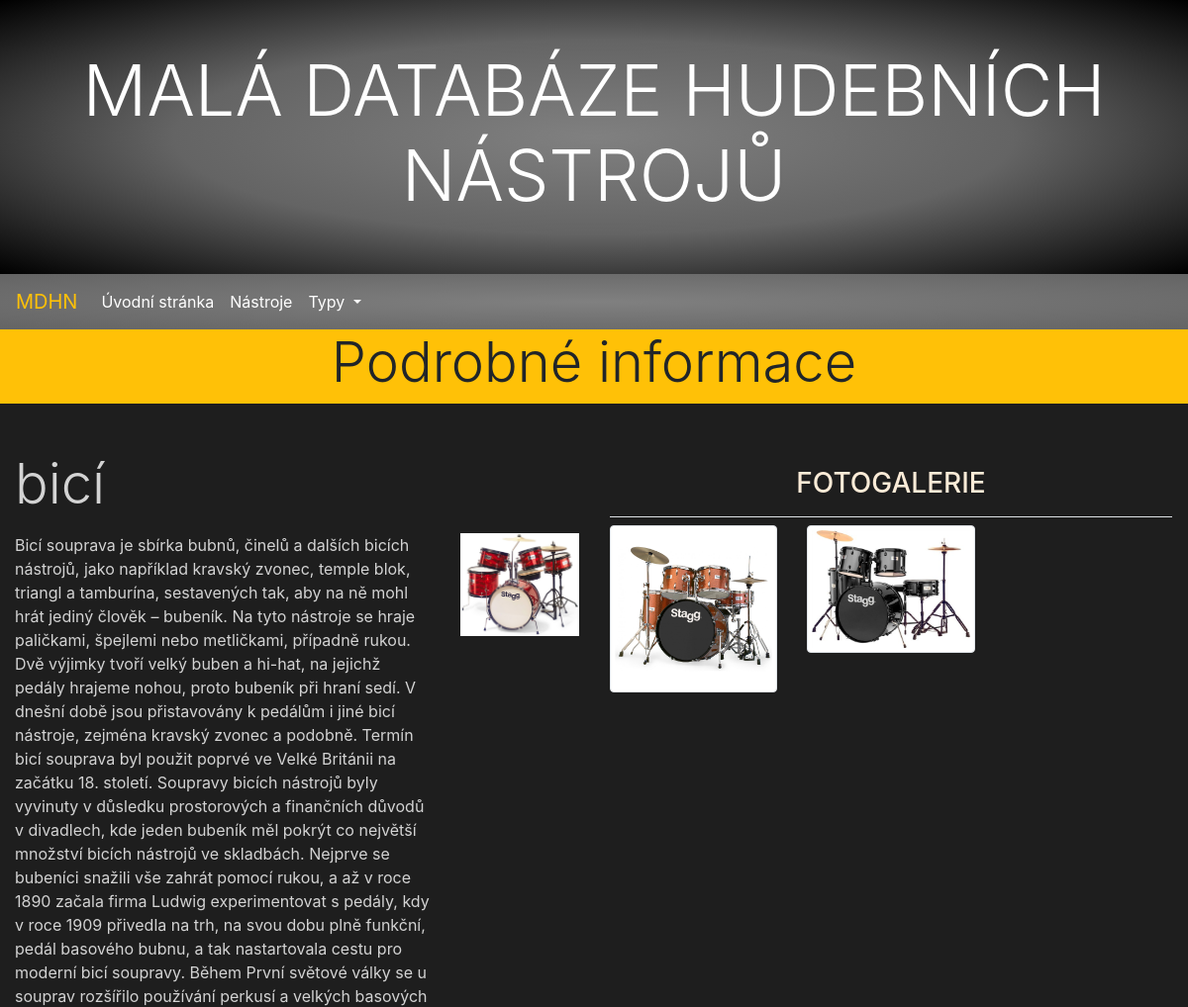
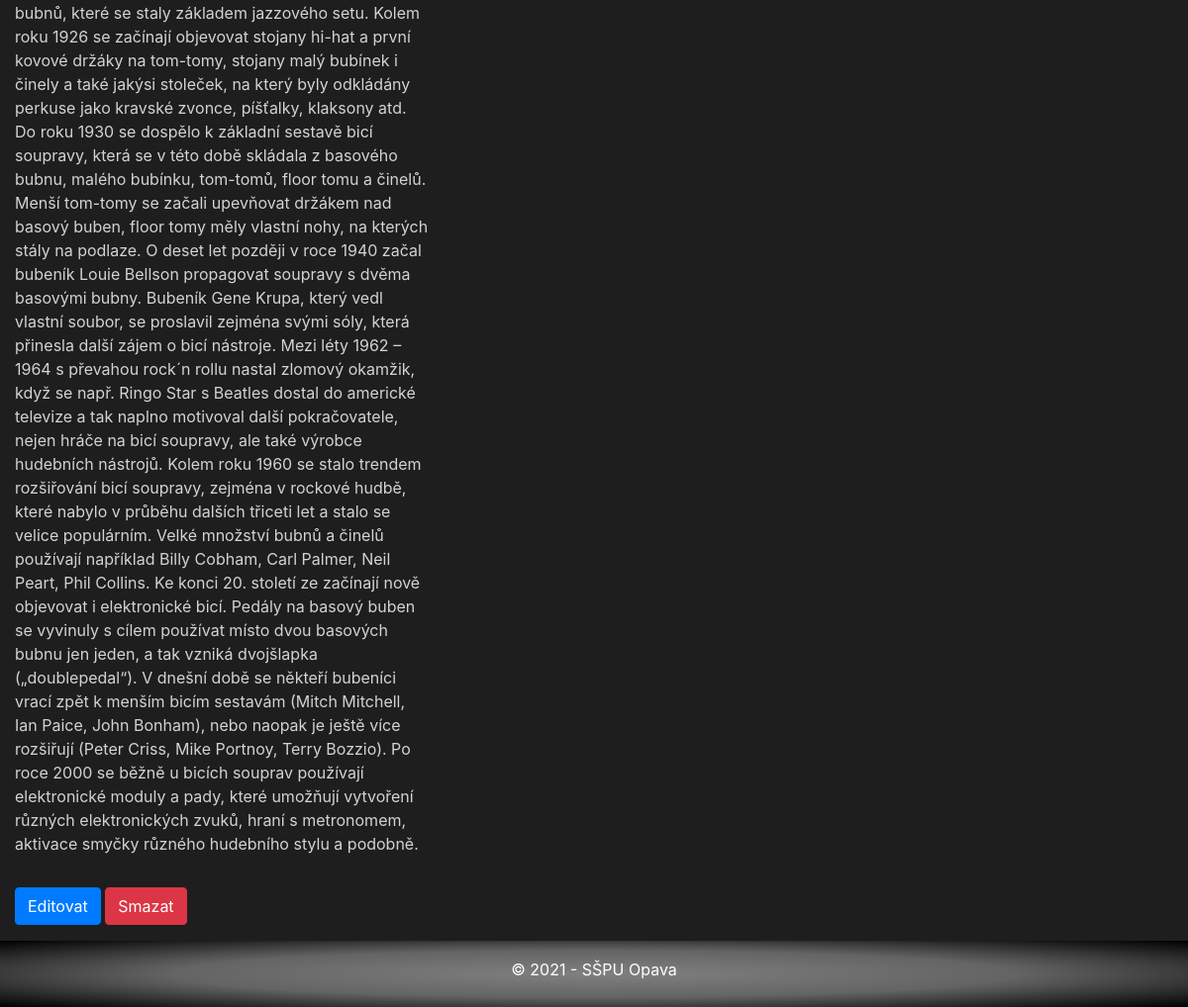
Page /music/instruments/11/ on the committed database (2 pictures, top to bottom).
### music/models.py (models this page shows, shortened)
class Instrument(models.Model):
    title = models.CharField(max_length=200, verbose_name="Title")
    history = models.TextField(blank=True, null=True, verbose_name="History")
    poster = models.ImageField(upload_to=poster_path, blank=True, null=True, verbose_name="Poster")
    type = models.ManyToManyField(Type, help_text='Select a type for this instrument')
    class Meta:
        ordering = ["title"]

class Attachment(models.Model):
    title = models.CharField(max_length=200, verbose_name="Title")
    last_update = models.DateTimeField(auto_now=True)
    file = models.FileField(upload_to=attachment_path, null=True, verbose_name="File")
    TYPE_OF_ATTACHMENT = (
        ('audio', 'Audio'),
        ('image', 'Image'),
        ('text', 'Text'),
        ('video', 'Video'),
        ('other', 'Other'),
    )
    type = models.CharField(max_length=5, choices=TYPE_OF_ATTACHMENT, blank=True, default='image', help_text='Select allowed attachment type', verbose_name="Attachment type")
    instrument = models.ForeignKey(Instrument, on_delete=models.CASCADE)
    class Meta:
        ordering = ["-last_update", "type"]

### music/views.py (the view)
# urls.py: path('instruments/<int:pk>/', views.InstrumentDetailView.as_view(), name='instrument-detail'),
class InstrumentDetailView(DetailView):
    model = Instrument
    context_object_name = 'instrument_detail'
    template_name = 'instrument/detail.html'

### music/context_processors.py (called while the page is built)
def types(request):
    return {'types': Type.objects.all()}

### music/templates/instrument/detail.html (shortened to what this page needs)
{% extends "base.html" %} {% block title %}Detail vybraného hudebního nástroje{% endblock %} {% block css %}
<link href="https://cdnjs.cloudflare.com/ajax/libs/ekko-lightbox/5.3.0/ekko-lightbox.css" rel="stylesheet"> {% endblock %} {% block content %}
<div class="row mb-3">
    <div class="col-sm-12 bg-warning">
        <h2 class="display-4 text-center">Podrobné informace</h2>
    </div>
</div>
<div class="row mt-5 mb-3">
    <div class="col-lg-6 mb-3">
        <h2 class="detail display-4 mb-3">{{ instrument_detail.title }}</h2>
        <div class="row">
            <div class="detail col-md-9">{{ instrument_detail.history }}</div>
            <div class="col-md-3">
                {% if instrument_detail.poster %}
                <a href="{{ instrument_detail.poster.url }}" data-toggle="lightbox" data-gallery="gallery">
                    <img src="{{ instrument_detail.poster.url }}" class="img-fluid" alt="Ilustrační obázek nástroje">
                </a>
                {% endif %}
            </div>
        </div>
    </div>
    <div class="fotogalerie col-lg-6 p-3">
        <h3 class="fotogalerie-nazev border-bottom pb-3 text-secondary text-uppercase">Fotogalerie</h3>
        <div class="row">
            {% for image in instrument_detail.attachment_set.all %}
            <div class="col-lg-6 col-xl-4">
                <a href="{{ image.file.url }}" data-toggle="lightbox" data-gallery="gallery">
                    <img src="{{ image.file.url }}" class="img-fluid img-thumbnail" alt="{{ image.title }}">
                </a>
            </div>
            {% endfor %}
        </div>
    </div>
</div>
<div>
    <a href="{% url 'instrument-update' instrument_detail.pk %}" class="btn btn-primary">Editovat</a>
    <a href="{% url 'instrument-delete' instrument_detail.pk %}" class="btn btn-danger">Smazat</a>
</div>
{% endblock %}

### music/static/css/styles.css (style rules this page uses)
body { background-color: #1e1e1e; }
a { color: gray; }
.detail { color: lightgray; }
.fotogalerie { background-color: #1e1e1e; }
.fotogalerie-nazev { text-align: center; color: antiquewhite !important; }

### rows in the picture
Instrument: title "bicí", history "Bicí souprava je sbírka bubnů, činelů a dalších bicích nástrojů, jako například kravský zvonec, temple blok, triangl a tamburína, sestavených tak, aby na ně mohl hrát jediný člověk – bubeník. Na tyto nástroje se hraje paličkami, špejlemi nebo metličkami, případně rukou. Dvě výjimky tvoří velký buben a hi-hat, na jejichž pedály hrajeme nohou, proto bubeník při hraní sedí. V dnešní době jsou přistavovány k pedálům i jiné bicí nástroje, zejména kravský zvonec a podobně. Termín bicí souprava byl použit poprvé ve Velké Británii na začátku 18. století. Soupravy bicích nástrojů byly vyvinuty v důsledku prostorových a finančních důvodů v divadlech, kde jeden bubeník měl pokrýt co největší množství…", poster (picture)
Attachment: file (picture)
Attachment: file (picture)
